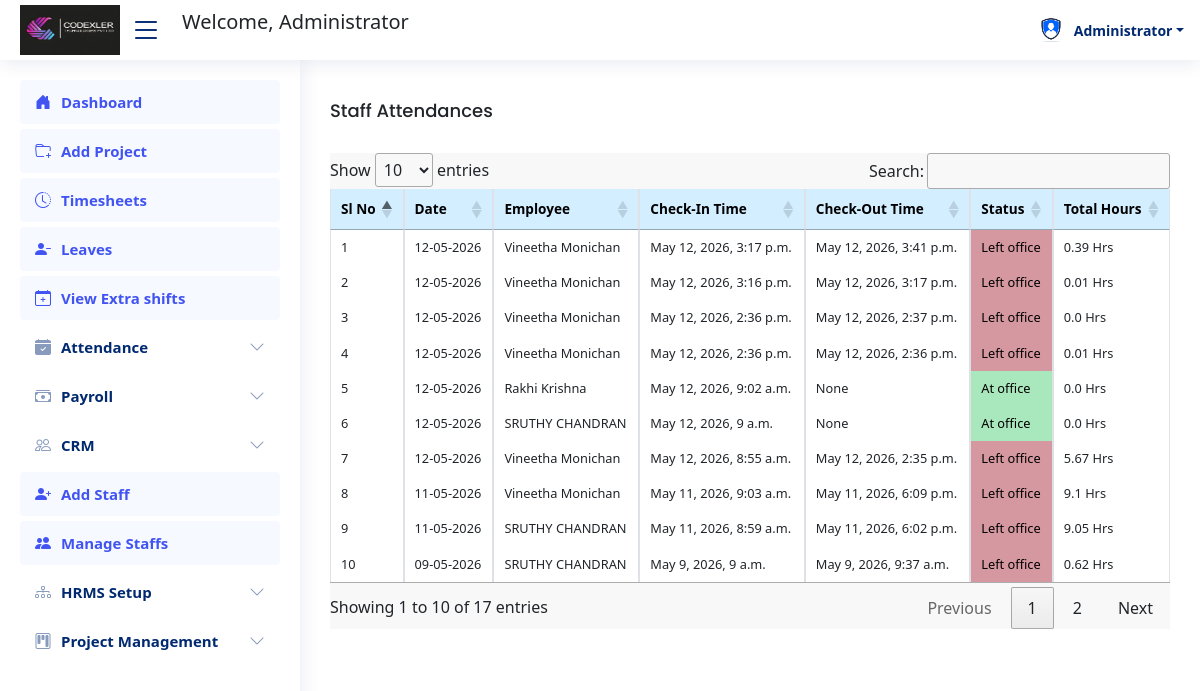
Page /view_attendance (signed in) on the committed database.
### codex_app/models.py (models this page shows, shortened)
class Registration(models.Model):
    Emp_Id = models.CharField(max_length=200, null=True, blank=True)
    First_name = models.CharField(max_length=200, null=True, blank=True)
    department = models.ForeignKey(
        Department,
        on_delete=models.SET_NULL,
        null=True,
        blank=True
    )
    designation = models.ForeignKey(
        Designation,
        on_delete=models.SET_NULL,
        null=True,
        blank=True
    )
    Email = models.EmailField(max_length=200, null=True, blank=True)
    Password = models.CharField(max_length=200, null=True, blank=True)
    Mobile_Number = models.CharField(max_length=200, null=True, blank=True)
    Registration_date = models.DateField(null=True, blank=True)
    Image = models.ImageField(upload_to='images/', null=True, blank=True)
    Gender = models.CharField(max_length=200, null=True, blank=True)
    Address = models.CharField(max_length=1000, null=True, blank=True)
    Location = models.CharField(max_length=1000, null=True, blank=True)
    User_role = models.CharField(max_length=200, null=True, blank=True)
    user = models.OneToOneField(
        User,
        on_delete=models.CASCADE,
        null=True,
        blank=True
    )

class Attendance(models.Model):
    employee = models.ForeignKey(
        Registration,
        on_delete=models.CASCADE,
        related_name="attendance_records",
        null=True,
        blank=True
    )
    date = models.DateField(default=now)
    check_in_time = models.DateTimeField(null=True, blank=True)
    check_out_time = models.DateTimeField(null=True, blank=True)
    status = models.CharField(
        max_length=50,
        choices=[
            ("Present", "Present"),
            ("Absent", "Absent"),
            ("Leave", "Leave")
        ],
        default="Present"
    )
    total_working_hours = models.FloatField(default=0.0)
    webcam_image_in = models.ImageField(
        upload_to='attendance_images/',
        null=True,
        blank=True
    )
    webcam_image_out = models.ImageField(
        upload_to='attendance_images/',
        null=True,
        blank=True
    )

### codex_app/views.py (the view)
# urls.py: path('view_attendance', views.view_attendance, name='view_attendance'),
def view_attendance(request):
    bok = Registration.objects.get(id=request.session['logg'])
    attendance = Attendance.objects.all()
    return render(request, 'view_attendance.html', {
        'attendance': attendance,
        'bok': bok
    })

### templates/view_attendance.html (shortened to what this page needs)
{% include 'admin_navbar.html' %}
{% load static %}
<!DOCTYPE html>
<html lang="en">
<head>
    <link href="https://cdn.jsdelivr.net/npm/bootstrap@5.3.0/dist/css/bootstrap.min.css" rel="stylesheet">
    <link rel="stylesheet" href="https://pro.fontawesome.com/releases/v5.10.0/css/all.css">
    <link rel="stylesheet" href="https://cdn.datatables.net/1.13.4/css/jquery.dataTables.min.css">
</head>
<body>
  <main id="main" class="main">
    <div class="d-flex justify-content-between align-items-center mt-0.15">
        <h3 class="card-title">Staff Attendances</h3>
    </div>
    <div class="table-responsive mt-3" style="background-color: #f8f8f8;">
        <table id="attendanceTable" class="table table-sm table-bordered">
            <thead style="background-color: #D3EEFF; color: black; font-size: 0.85rem;">
                <tr>
                    <th style="background-color: #D3EEFF;color: black;">Sl No</th>
                    <th style="background-color: #D3EEFF;color: black;">Date</th>
                    <th style="background-color: #D3EEFF;color: black;">Employee</th>
                    <th style="background-color: #D3EEFF;color: black;">Check-In Time</th>
                    <th style="background-color: #D3EEFF;color: black;">Check-Out Time</th>
                    <th style="background-color: #D3EEFF;color: black;">Status</th>
                    <th style="background-color: #D3EEFF;color: black;">Total Hours</th>
                </tr>
            </thead>
            <tbody style="font-size: 0.8rem;">
                {% for record in attendance|dictsortreversed:"id" %}
                <tr class="record-row">
                    <td>{{ forloop.counter }}</td>
                    <td>{{ record.date|date:'d-m-Y' }}</td>
                    <td>{{ record.employee.First_name }}</td>
                    <td class="check_in_time">{{ record.check_in_time }}</td>
                    <td class="check_out_time">{{ record.check_out_time }}</td>
                    <td class="status">{{ record.status }}</td>
                    <td>{{ record.total_working_hours }} Hrs</td>
                </tr>
                {% endfor %}
            </tbody>
        </table>
    </div>
  </main>
</body>
</html>

### templates/admin_navbar.html (shortened to what this page needs)
{% load static %}
<!DOCTYPE html>
<html lang="en">
<head>
  <link rel="stylesheet" href="https://pro.fontawesome.com/releases/v5.10.0/css/all.css">
  <link rel="stylesheet" href="https://cdn.jsdelivr.net/npm/bootstrap@5.3.0/dist/css/bootstrap.min.css">
  <link rel="stylesheet" href="{% static 'assets/vendor/bootstrap-icons/bootstrap-icons.css' %}">
  <link rel="stylesheet" href="{% static 'assets/vendor/boxicons/css/boxicons.min.css' %}">
  <link rel="stylesheet" href="{% static 'assets/vendor/quill/quill.snow.css' %}">
  <link rel="stylesheet" href="{% static 'assets/vendor/remixicon/remixicon.css' %}">
  <link rel="stylesheet" href="{% static 'assets/vendor/simple-datatables/style.css' %}">
  <link rel="stylesheet" href="{% static 'assets/css/style.css' %}">
</head>
<body>
  <header id="header" class="header fixed-top d-flex align-items-center" >
    <div class="d-flex align-items-center justify-content-between" >
      <a href=""><img src="{% static 'logo_c_frame.jpeg' %}" width="100" height="50" alt=""></a>
      <i class="bi bi-list toggle-sidebar-btn"></i>
    </div>
    <div class="search-bar" >
      <p style="font-size:20px;">Welcome, {{ bok.First_name }}
     </p>
    </div>
    <nav class="header-nav ms-auto">
      <ul class="d-flex align-items-center" >
        <li class="nav-item dropdown pe-3" >
          <a class="nav-link nav-profile d-flex align-items-center pe-0" href="#" data-bs-toggle="dropdown" style="background-color: white;">
            <img src="/media/{{ bok.Image }}" alt="" width="30" style="background-color: white;">
            <span class="d-none d-md-block dropdown-toggle ps-2" style="background-color: white;">{{ bok.First_name }}</span>
          </a>
        </li>
      </ul>
    </nav>
  </header>
  <aside id="sidebar" class="sidebar" >
    <ul class="sidebar-nav" id="sidebar-nav">
      <li class="nav-item">
        <a class="nav-link {% if request.resolver_match.url_name == 'admin_home' %}active{% endif %}" href="{% url 'admin_home' %}" >
          <i class="bi bi-house-door-fill"></i> Dashboard
        </a>
      </li>
      <li class="nav-item">
        <a class="nav-link {% if request.resolver_match.url_name == 'add_project' %}active{% endif %}" href="{% url 'add_project' %}" >
          <i class="bi bi-folder-plus" ></i> Add Project
        </a>
      </li>
      <li class="nav-item">
        <a class="nav-link {% if request.resolver_match.url_name == 'all_view_timesheet_admin' %}active{% endif %}" href="{% url 'all_view_timesheet_admin' %}" >
          <i class="bi bi-clock-history" ></i> Timesheets
        </a>
      </li>
      <li class="nav-item">
        <a class="nav-link {% if request.resolver_match.url_name == 'view_leaves_admin_all' %}active{% endif %}" href="{% url 'view_leaves_admin_all' %}">
          <i class="bi bi-person-dash-fill"></i> Leaves
        </a>
      </li>
      <li class="nav-item">
        <a class="nav-link {% if request.resolver_match.url_name == 'view_additional_days_admin' %}active{% endif %}" href="{% url 'view_additional_days_admin' %}" >
          <i class="bi bi-calendar-plus" ></i> View Extra shifts
        </a>
      </li>
     <li class="nav-item">
    <a class="nav-link collapsed"
       data-bs-toggle="collapse"
       href="#attendanceMenu">
        <i class="bi bi-calendar-check-fill"></i>
        <span>Attendance</span>
        <i class="bi bi-chevron-down ms-auto"></i>
    </a>
</li>
<li class="nav-item">
  <a class="nav-link collapsed"
     data-bs-target="#payroll-nav"
     data-bs-toggle="collapse"
     href="#"
    >
    <i class="bi bi-cash-stack" ></i>
    Payroll
    <i class="bi bi-chevron-down ms-auto"></i>
  </a>
</li>
      <li class="nav-item">
    <a class="nav-link collapsed"
       data-bs-target="#crm-nav"
       data-bs-toggle="collapse"
       href="#">
        <i class="bi bi-people"></i>
        <span>CRM</span>
        <i class="bi bi-chevron-down ms-auto"></i>
    </a>
</li>
      <li class="nav-item">
        <a class="nav-link {% if request.resolver_match.url_name == 'register_employee' %}active{% endif %}" href="{% url 'register_employee' %}" >
          <i class="bi bi-person-plus-fill"></i> Add Staff
        </a>
      </li>
      <li class="nav-item">
        <a class="nav-link {% if request.resolver_match.url_name == 'view_staffs' %}active{% endif %}" href="{% url 'view_staffs' %}">
          <i class="bi bi-people-fill" ></i> Manage Staffs
        </a>
      </li>
        <li class="nav-item">
    <a class="nav-link collapsed"
       data-bs-target="#hrms-nav"
       data-bs-toggle="collapse"
       href="#">
        <i class="bi bi-diagram-3"></i>
        <span>HRMS Setup</span>
        <i class="bi bi-chevron-down ms-auto"></i>
    </a>
</li>
        <li class="nav-item">
<a class="nav-link collapsed"
   data-bs-target="#project-nav"
   data-bs-toggle="collapse"
   href="#">
<i class="bi bi-kanban"></i>
<span>Project Management</span>
<i class="bi bi-chevron-down ms-auto"></i>
</a>
</li>
    </ul>
  </aside>
</body>
</html>

### static/assets/css/style.css (style rules this page uses)
:root { scroll-behavior: smooth; }
body { font-family: "Open Sans", sans-serif; background: #f6f9ff; color: #444444; }
a { color: #4154f1; text-decoration: none; }
h1, h2, h3, h4, h5, h6 { font-family: "Nunito", sans-serif; }
#main { margin-top: 60px; padding: 20px 30px; transition: all 0.3s; }
.card-title { padding: 20px 0 15px 0; font-size: 18px; font-weight: 500; color: #012970; font-family: "Poppins", sans-serif; }
.header { transition: all 0.5s; z-index: 997; height: 60px; box-shadow: 0px 2px 20px rgba(1, 41, 112, 0.1); background-color: #fff; padding-left: 20px; }
.header .toggle-sidebar-btn { font-size: 32px; padding-left: 10px; cursor: pointer; color: #012970; }
.header .search-bar { min-width: 360px; padding: 0 20px; }
.header-nav ul { list-style: none; }
.header-nav>ul { margin: 0; padding: 0; }
.header-nav .nav-profile { color: #012970; }
.header-nav .nav-profile img { max-height: 36px; }
.header-nav .nav-profile span { font-size: 14px; font-weight: 600; }
.sidebar { position: fixed; top: 60px; left: 0; bottom: 0; width: 300px; z-index: 996; transition: all 0.3s; padding: 20px; overflow-y: auto; scrollbar-width: thin; scrollbar-color: #aab7cf transparent; box-shadow: 0px 0px 20px rgba(1, 41, 112, 0.1); background-color: #fff; }
@media (min-width: 1200px) { #main, #footer { margin-left: 300px; } }
.sidebar-nav { padding: 0; margin: 0; list-style: none; }
.sidebar-nav li { padding: 0; margin: 0; list-style: none; }
.sidebar-nav .nav-item { margin-bottom: 5px; }
.sidebar-nav .nav-link { display: flex; align-items: center; font-size: 15px; font-weight: 600; color: #4154f1; transition: 0.3; background: #f6f9ff; padding: 10px 15px; border-radius: 4px; }
.sidebar-nav .nav-link i { font-size: 16px; margin-right: 10px; color: #4154f1; }
.sidebar-nav .nav-link.collapsed { color: #012970; background: #fff; }
.sidebar-nav .nav-link.collapsed i { color: #899bbd; }
.sidebar-nav .nav-link .bi-chevron-down { margin-right: 0; transition: transform 0.2s ease-in-out; }

### rows in the picture
Registration: First_name "Administrator", Image (picture)
Attendance: date "12-05-2026", employee.First_name "Vineetha Monichan", check_in_time "May 12, 2026, 3:17 p.m.", check_out_time "May 12, 2026, 3:41 p.m.", total_working_hours "0.39"
Attendance: date "12-05-2026", employee.First_name "Vineetha Monichan", check_in_time "May 12, 2026, 3:16 p.m.", check_out_time "May 12, 2026, 3:17 p.m.", total_working_hours "0.01"
Attendance: date "12-05-2026", employee.First_name "Vineetha Monichan", check_in_time "May 12, 2026, 2:36 p.m.", check_out_time "May 12, 2026, 2:37 p.m.", total_working_hours "0.0"
Attendance: date "12-05-2026", employee.First_name "Vineetha Monichan", check_in_time "May 12, 2026, 2:36 p.m.", check_out_time "May 12, 2026, 2:36 p.m.", total_working_hours "0.01"
Attendance: date "12-05-2026", employee.First_name "Rakhi Krishna", check_in_time "May 12, 2026, 9:02 a.m.", check_out_time "None", total_working_hours "0.0"
Attendance: date "12-05-2026", employee.First_name "SRUTHY CHANDRAN", check_in_time "May 12, 2026, 9 a.m.", check_out_time "None", total_working_hours "0.0"
Attendance: date "12-05-2026", employee.First_name "Vineetha Monichan", check_in_time "May 12, 2026, 8:55 a.m.", check_out_time "May 12, 2026, 2:35 p.m.", total_working_hours "5.67"
Attendance: date "11-05-2026", employee.First_name "Vineetha Monichan", check_in_time "May 11, 2026, 9:03 a.m.", check_out_time "May 11, 2026, 6:09 p.m.", total_working_hours "9.1"
Attendance: date "11-05-2026", employee.First_name "SRUTHY CHANDRAN", check_in_time "May 11, 2026, 8:59 a.m.", check_out_time "May 11, 2026, 6:02 p.m.", total_working_hours "9.05"
Attendance: date "09-05-2026", employee.First_name "SRUTHY CHANDRAN", check_in_time "May 9, 2026, 9 a.m.", check_out_time "May 9, 2026, 9:37 a.m.", total_working_hours "0.62"
